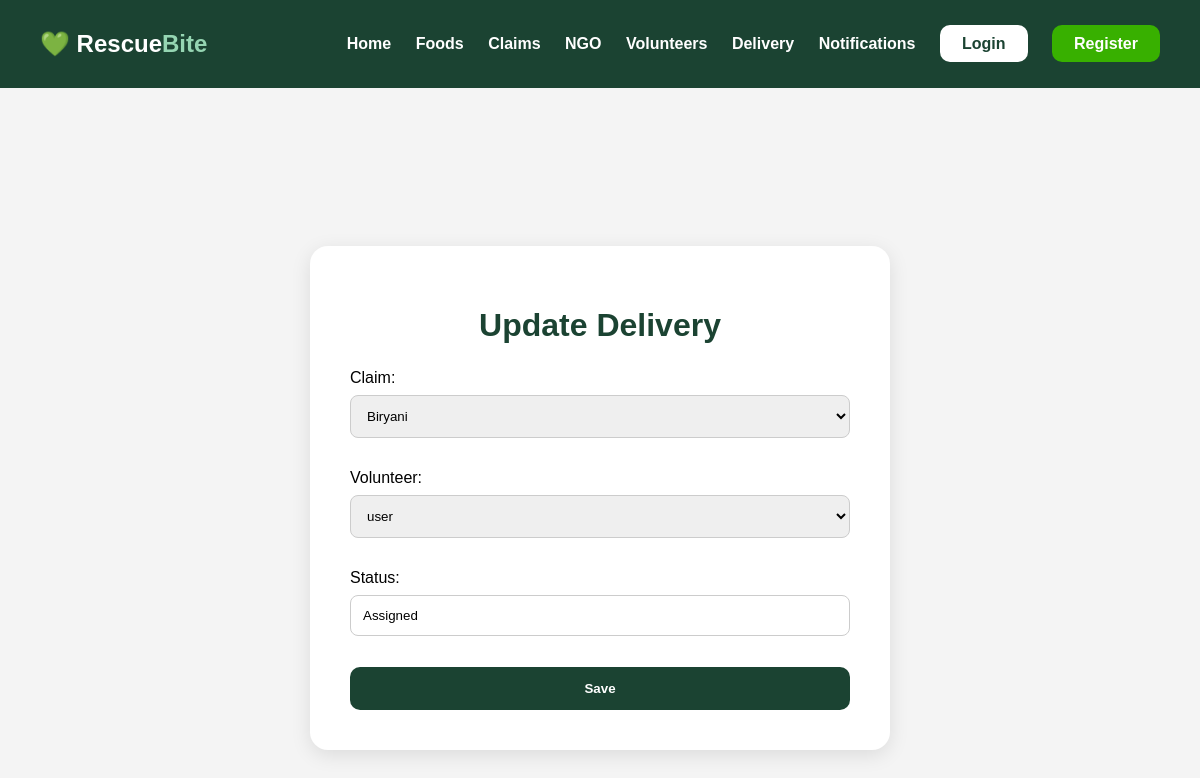
Screenshot of /delivery/update-delivery/1/ (signed in) with the database file from the repository.
### delivery/models.py (models this page shows, shortened)
class Delivery(models.Model):
    claim = models.ForeignKey(Claim,
                              on_delete=models.CASCADE)
    volunteer = models.ForeignKey(Volunteer,
                                  on_delete=models.CASCADE)
    status = models.CharField(max_length=50,
                              default='Assigned')

### delivery/views.py (the view)
@login_required
def update_delivery(request,id):
    delivery = Delivery.objects.get(pk=id)
    if request.method == 'POST':
        form = DeliveryForm(request.POST,
                            instance=delivery)
        if form.is_valid():
            form.save()
            return redirect('/delivery/deliveries/')
    else:
        form = DeliveryForm(instance=delivery)
    return render(request,
                  'forms.html',
                  {
                      'form': form,
                      'title': 'Update Delivery'
                  })

### delivery/forms.py
class DeliveryForm(forms.ModelForm):
    class Meta:
        model = Delivery
        fields = '__all__'

### donation/models.py (called while the page is built)
    def __str__(self):
        return self.food.food_name

### ngo/models.py (called while the page is built)
    def __str__(self):
        return self.user.username

### rescuebiteapp/templates/forms.html (shortened to what this page needs)
{% extends 'base.html' %}
{% block content %}
<div class="form-container">
    <div class="form-box">
        <h1>{{ title }}</h1>
        <form method="POST" enctype="multipart/form-data">
            {{ form.as_p }}
            <button type="submit">
                Save
            </button>
        </form>
    </div>
</div>
{% endblock %}

### static/css/style.css (style rules this page uses)
body { margin:0; font-family:Arial; background:#f4f4f4; }
.form-container { display:flex; justify-content:center; align-items:center; min-height:85vh; padding:40px 20px; }
.form-box { width:500px; background:white; padding:40px; border-radius:18px; box-shadow:0 5px 20px rgba(0,0,0,0.1); }
.form-box h1 { text-align:center; color:#1b4332; margin-bottom:25px; }
.form-box input, .form-box textarea, .form-box select { width:100%; padding:12px; margin-top:8px; margin-bottom:15px; border:1px solid #ccc; border-radius:8px; box-sizing:border-box; }
.form-box button { width:100%; background:#1b4332; color:white; padding:14px; border:none; border-radius:10px; font-weight:bold; cursor:pointer; transition:0.3s; }

### rows the page displays
Delivery: claim "Biryani", volunteer "user", status "Assigned"

### other values shown
{{ title }} "Update Delivery"
